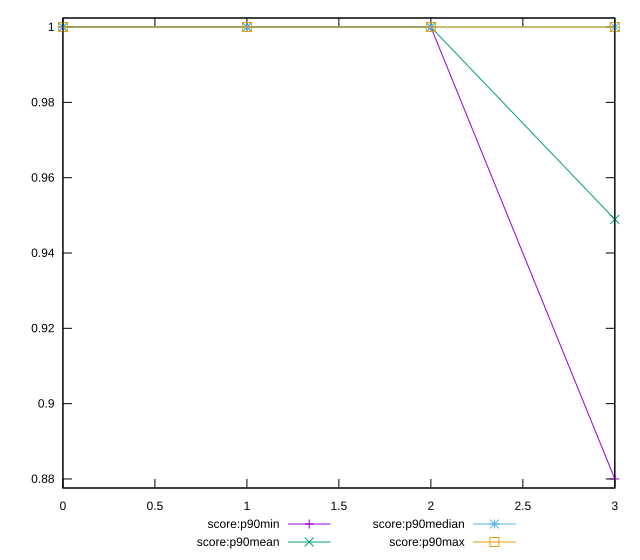

The gnuplot source for this figure:
reset

$scoreP90Min <<EOF
0 1
1 1
2 1
3 0.88
EOF

$scoreP90Mean <<EOF
0 1
1 1
2 1
3 0.9489361702127657
EOF

$scoreP90Median <<EOF
0 1
1 1
2 1
3 1
EOF

$scoreP90Max <<EOF
0 1
1 1
2 1
3 1
EOF

set key outside below
set xrange [0:3]
set yrange [0.8776:1.0024]
set trange [0.8776:1.0024]
set terminal svg size 640, 560 enhanced background rgb 'white'
set output "report/report_00029_2021-02-24T13-36-40.390Z/legacy-javascript/progression/score.svg"

plot $scoreP90Min title "score:p90min" with linespoints, \
     $scoreP90Mean title "score:p90mean" with linespoints, \
     $scoreP90Median title "score:p90median" with linespoints, \
     $scoreP90Max title "score:p90max" with linespoints

reset
